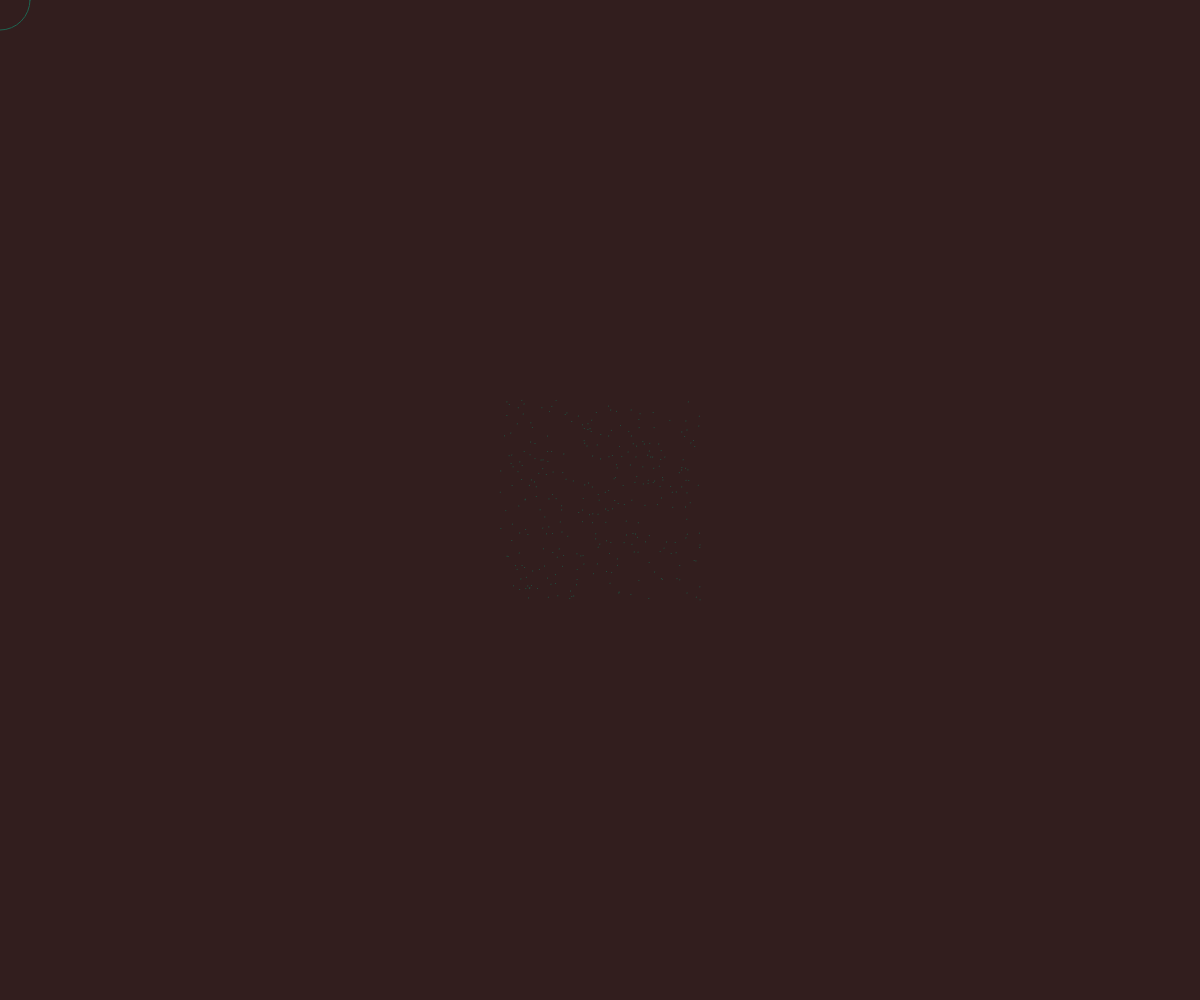
Frame 1 (no input)
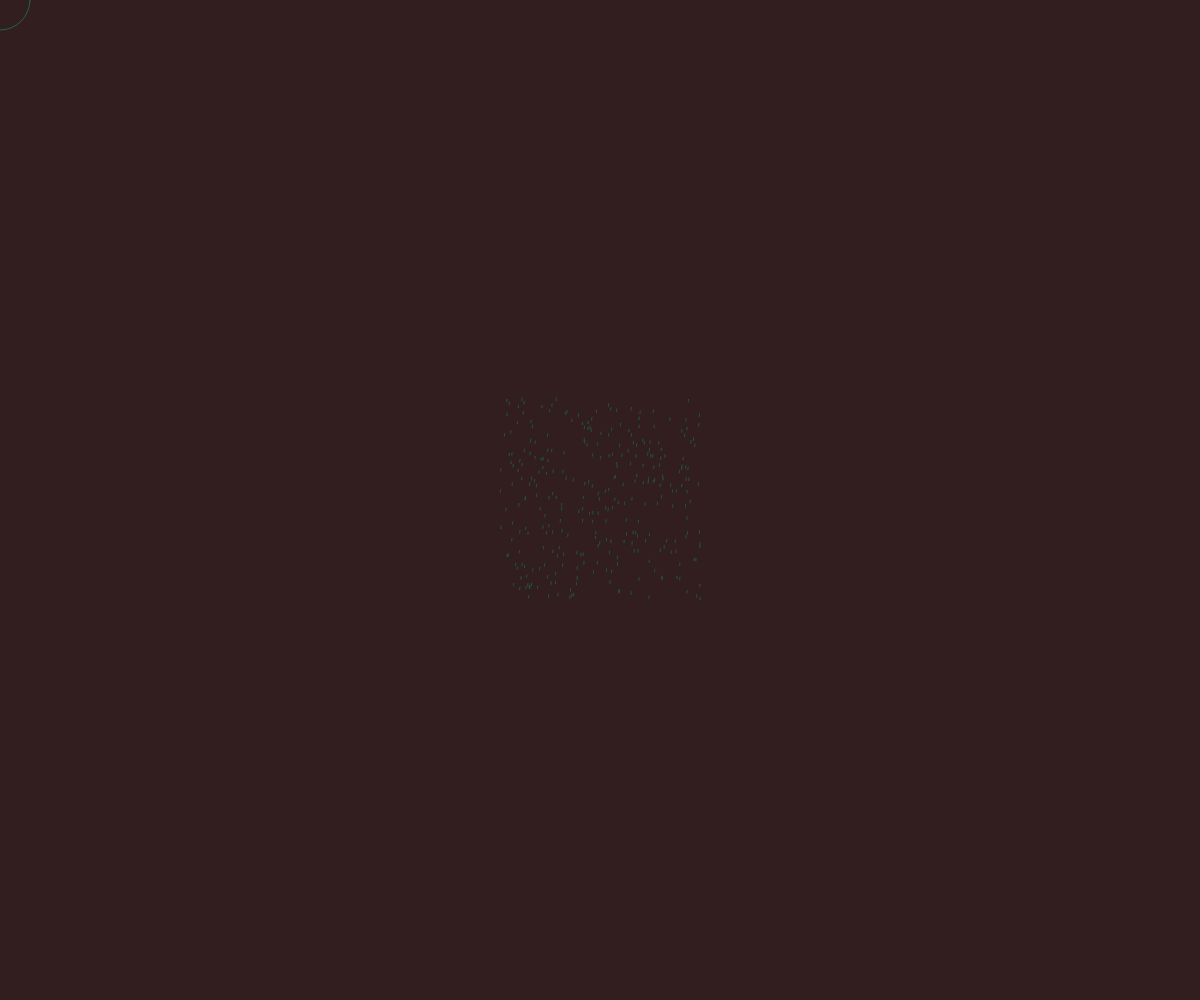
Frame 60 (no input)
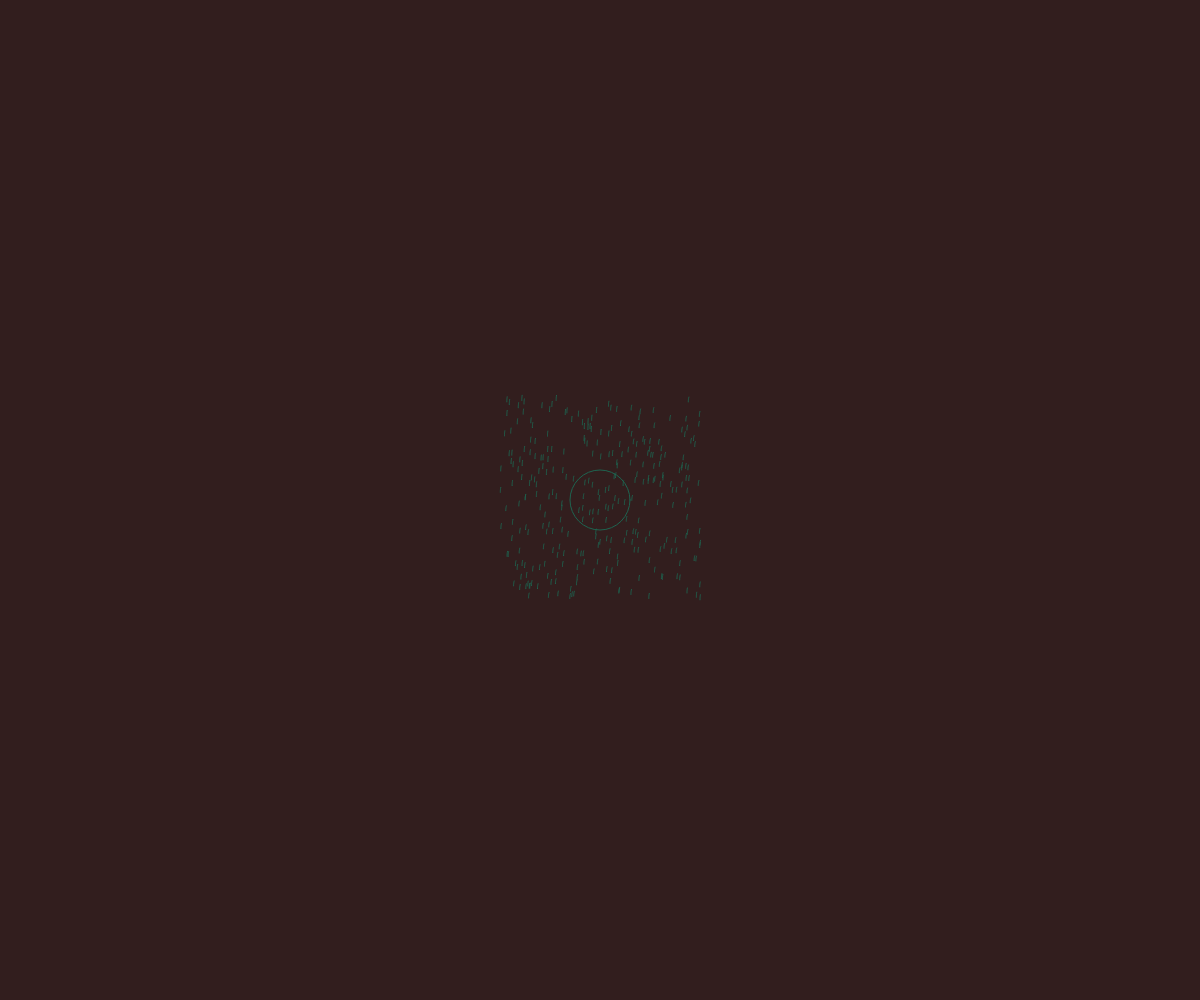
Frame 120 (the mouse pressed at the canvas centre since frame 60)

The p5.js sketch that drew these frames (run headless with seeded random() and noise() and a simulated clock; from frame 60 on, the mouse is pressed at the canvas centre):

// p5.js sketch
// ── sketch.js

let n = 300;
let blade = [];
let cutHeight = 3
let r = 30;



function setup() {
  createCanvas(windowWidth,windowHeight);
	noFill();
	noCursor();
	stroke(30,100,80);
	for(i=0;i<n;i++){
		blade.push(new Grass(random(width/2-100,width/2+100),random(height/2-100,height/2+100)));
	}

}

function draw() {
	background(50,30,30);

	let speed  = map(noise(frameCount*0.0001),0,1,0.005,0.02);

  for(i=0;i<n;i++){
		blade[i].display(speed);
		blade[i].collide();
	}
	ellipse(mouseX,mouseY,60,60);
}

function Grass(X,Y){


	this.x = X;
	this.y = Y;
	this.length = 10;
	this.height = 0;

	this.Xsample = X*0.01;
	this.Ysample = Y*0.01;
	this.cut = false;
	this.flyaway = {
		x:random(-40,40),
		y:random(-40,40)
	}



	this.display = (speed)=>{

			this.height+=0.005;
			if(this.cut == true){
// 				this.y+=this.flyaway.y;
// 				this.x+=this.flyaway.x;
					this.height=cutHeight;
					this.cut = false;
				if(this.y>height){
					this.cut = false;
	// 				this.y = random(150,350);
// 					this.x = random(150,350);
					// this.height=2;
				}
			}
			this.Xsample-=speed;
			this.Ysample-=speed*0.75;
			let force = map(noise(this.Xsample,this.Ysample),0,1,0,0.02);

			beginShape();
			for(e=0;e<this.length;e++){
				sway = e*e*force*this.height;
				vertex(this.x+sway,sway+this.y-e*this.height);
			}
			endShape();


	}

	this.collide = ()=>{

		if(this.height>cutHeight && mouseIsPressed && mouseX>this.x-r && mouseX<this.x+r && mouseY>this.y-r && mouseY<this.y+r){
			print("CUT");
			this.cut = true;
		}
	}
}
